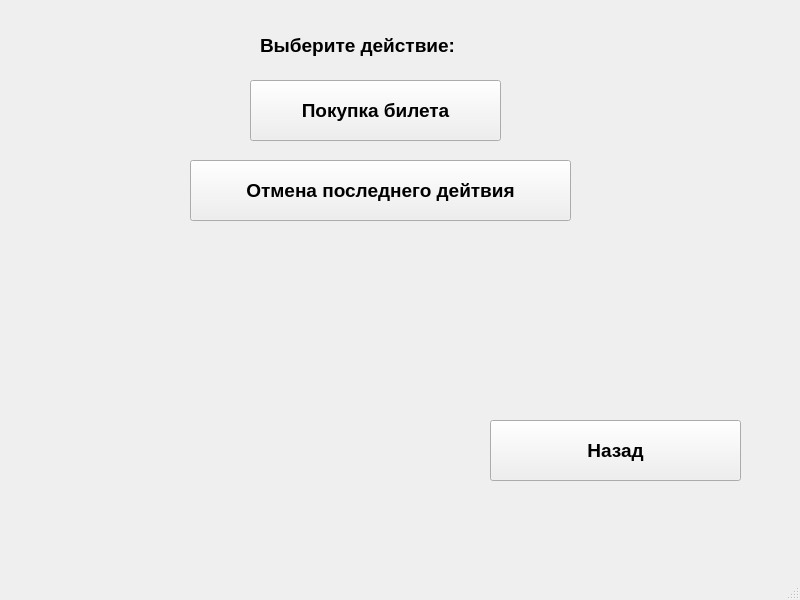
<?xml version="1.0" encoding="UTF-8"?>
<ui version="4.0">
 <class>PassengerMenuWindow</class>
 <widget class="QMainWindow" name="PassengerMenuWindow">
  <property name="geometry">
   <rect>
    <x>0</x>
    <y>0</y>
    <width>800</width>
    <height>600</height>
   </rect>
  </property>
  <property name="windowTitle">
   <string>MainWindow</string>
  </property>
  <widget class="QWidget" name="centralwidget">
   <widget class="QPushButton" name="takeTicket">
    <property name="geometry">
     <rect>
      <x>250</x>
      <y>80</y>
      <width>251</width>
      <height>61</height>
     </rect>
    </property>
    <property name="font">
     <font>
      <pointsize>14</pointsize>
      <bold>true</bold>
     </font>
    </property>
    <property name="text">
     <string>Покупка билета</string>
    </property>
   </widget>
   <widget class="QLabel" name="label">
    <property name="geometry">
     <rect>
      <x>260</x>
      <y>10</y>
      <width>321</width>
      <height>71</height>
     </rect>
    </property>
    <property name="font">
     <font>
      <pointsize>14</pointsize>
      <bold>true</bold>
     </font>
    </property>
    <property name="text">
     <string>Выберите действие:</string>
    </property>
   </widget>
   <widget class="QPushButton" name="cancel">
    <property name="geometry">
     <rect>
      <x>190</x>
      <y>160</y>
      <width>381</width>
      <height>61</height>
     </rect>
    </property>
    <property name="font">
     <font>
      <pointsize>14</pointsize>
      <bold>true</bold>
     </font>
    </property>
    <property name="text">
     <string>Отмена последнего дейтвия</string>
    </property>
   </widget>
   <widget class="QPushButton" name="back">
    <property name="geometry">
     <rect>
      <x>490</x>
      <y>420</y>
      <width>251</width>
      <height>61</height>
     </rect>
    </property>
    <property name="font">
     <font>
      <pointsize>14</pointsize>
      <bold>true</bold>
     </font>
    </property>
    <property name="text">
     <string>Назад</string>
    </property>
   </widget>
  </widget>
  <widget class="QMenuBar" name="menubar">
   <property name="geometry">
    <rect>
     <x>0</x>
     <y>0</y>
     <width>800</width>
     <height>25</height>
    </rect>
   </property>
  </widget>
  <widget class="QStatusBar" name="statusbar"/>
 </widget>
 <resources/>
 <connections/>
</ui>
